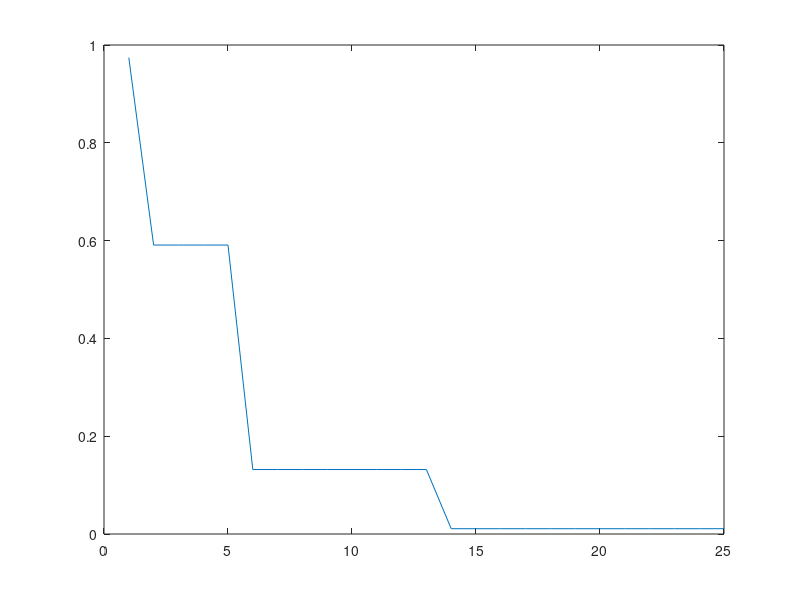
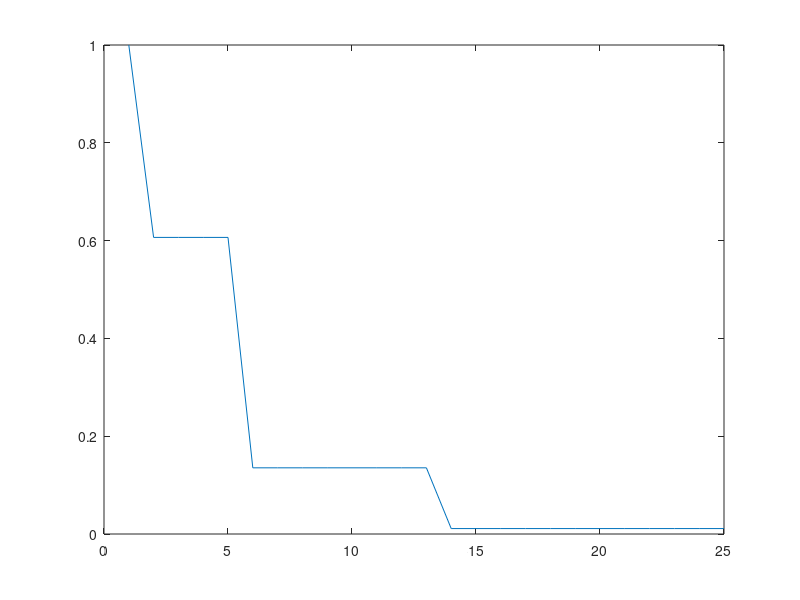

MATLAB code to generate these figures, in order:
close all;

% testing the shape of the activation function. logistic
L=1; % maximum
k=.25; % curve steepness, also determines how low is the initial start
% b=1;
b=2/3;
a=1.7159;
% a = 1;
d = 2;
sigma2 = 1;
v = 1;

maxDist = 100;
steps = 1;
maxDist_weights = 0.15;
minDist_weights = .00001;

% x = 0:steps:maxDist;
x = [0,repelem(1,4),repelem(2,8),repelem(3,12)];
% xaxis = 0:steps:maxDist;

% xlog = log(v./((d*x.^2)./d));
% xlog = 1./((d*(x.^2))./d);

% plot(-x,xlog)

% acts = L ./ (1 + exp(-k * xlog));
% acts = tanh(xlog);
% acts = a.*tanh(b.*x);

mse_max = sum(repelem(maxDist_weights,d).^2) / d;
mse_min = sum(repelem(minDist_weights,d).^2) / d;


acts_min = (1-a*tanh(b*mse_max))*exp(-(x.^2) / (2*sigma2));
acts_max = (1-a*tanh(b*mse_min))*exp(-(x.^2) / (2*sigma2));
acts_min_total = sum(acts_min);
acts_max_total = sum(acts_max);

figure
plot(acts_min)

figure
plot(acts_max)

% note, however, that the weights aren't updated linearly. Rather, they
% also travel along and exp() curve. 

% the total change will be approximately the difference between acts max
% and acts min
changeTot = acts_max_total - acts_min_total;

% so, we want that change to occur over the course of about 60 trials
% although there are a total of 72 trials, if saturation doesn't occur
% until the very end of the second half, it'llbe easier to preserve the
% performance of the lesioned networks durign the low ambiguity condition,
% during which they're still seeing many features
eta = changeTot / 40

% that eta happens ~20 times per fixation
% but, need to account for the fact that all 6 simple features aren't seen on every
% trial, and that 4 grids need to be saturated
eta_use = (eta /( 20))*24

